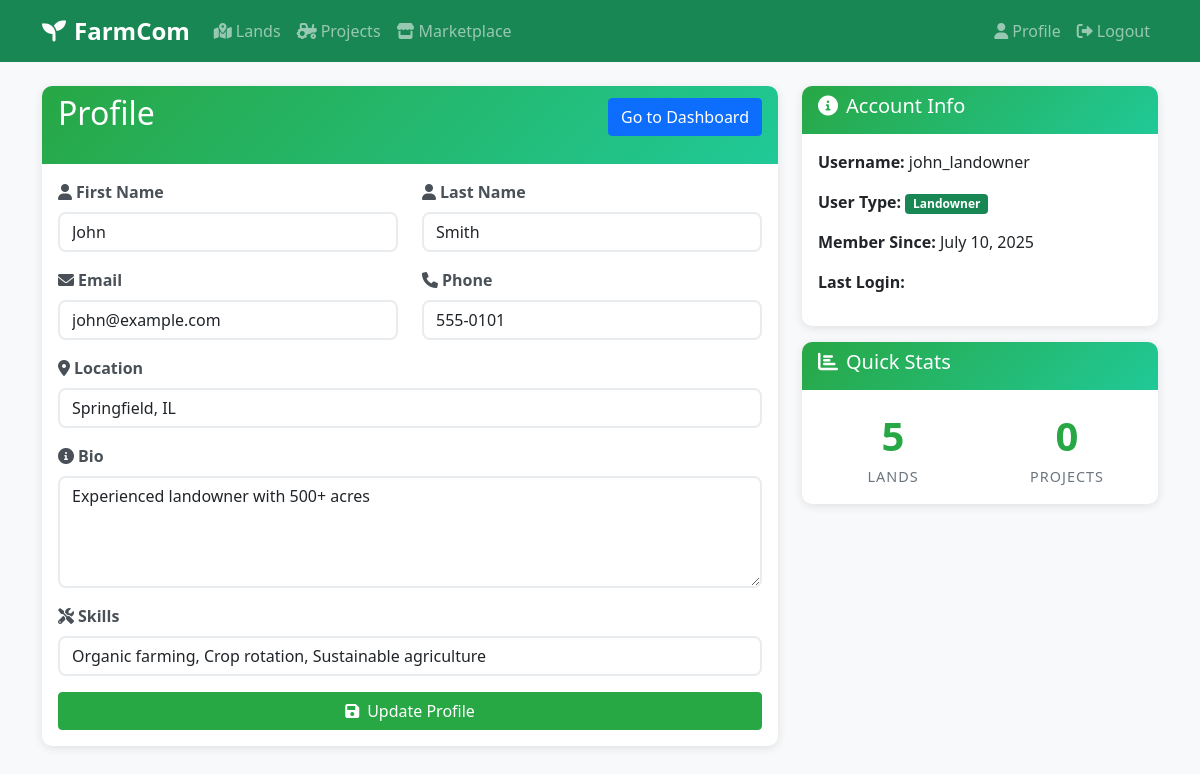
The page /accounts/profile/ (signed in) on the database its author committed.
### accounts/models.py (models this page shows, shortened)
class User(AbstractUser):
    USER_TYPES = (
        ('LANDOWNER', 'Landowner'),
        ('FARMER', 'Professional Farmer'),
        ('WORKER', 'Farm Worker'),
        ('INVESTOR', 'Investor'),
        ('STUDENT', 'Student'),
    )
    user_type = models.CharField(max_length=20, choices=USER_TYPES)
    phone = models.CharField(max_length=20)
    location = models.CharField(max_length=100)
    bio = models.TextField(blank=True)
    skills = models.CharField(max_length=200, blank=True)
    groups = models.ManyToManyField(
        Group,
        verbose_name='groups',
        blank=True,
        help_text='The groups this user belongs to. A user will get all permissions granted to each of their groups.',
        related_name="accounts_user_groups",  # Custom related_name
        related_query_name="accounts_user",
    )
    user_permissions = models.ManyToManyField(
        Permission,
        verbose_name='user permissions',
        blank=True,
        help_text='Specific permissions for this user.',
        related_name="accounts_user_permissions",  # Custom related_name
        related_query_name="accounts_user",
    )
    supervisor = models.ForeignKey(
        'self',
        null=True,
        blank=True,
        on_delete=models.SET_NULL,
        related_name='supervised_workers',
        limit_choices_to={'user_type': 'FARMER'},
        help_text='The professional farmer supervising this worker (if applicable).'
    )

### accounts/views.py (the view)
# urls.py: path('profile/', views.profile, name='profile'),
@login_required
def profile(request):
    if request.method == 'POST':
        form = UserProfileForm(request.POST, instance=request.user)
        if form.is_valid():
            form.save()
            messages.success(request, 'Profile updated successfully!')
            return redirect('profile')
    else:
        form = UserProfileForm(instance=request.user)
    return render(request, 'accounts/profile.html', {'form': form})

### accounts/forms.py
class UserProfileForm(forms.ModelForm):
    class Meta:
        model = User
        fields = ('first_name', 'last_name', 'email', 'phone', 'location', 'bio', 'skills')
        widgets = {
            'bio': forms.Textarea(attrs={'rows': 4}),
        }
    def __init__(self, *args, **kwargs):
        super().__init__(*args, **kwargs)
        for field in self.fields.values():
            field.widget.attrs['class'] = 'form-control'

### templates/accounts/profile.html (shortened to what this page needs)
{% extends 'base.html' %}
{% block content %}
<div class="row">
    <div class="col-md-8">
        <div class="card">
            <div class="card-header">
                <div class="d-flex justify-content-between align-items-center mb-3">
                    <h2>Profile</h2>
                    {% if user.user_type == 'FARMER' %}
                        <a href="{% url 'farmer_dashboard' %}" class="btn btn-primary">Go to Dashboard</a>
                    {% else %}
                        <a href="{% url 'user_dashboard' %}" class="btn btn-primary">Go to Dashboard</a>
                    {% endif %}
                </div>
            </div>
            <div class="card-body">
                <form method="post">
                    <div class="row">
                        <div class="col-md-6">
                            <div class="mb-3">
                                <label for="{{ form.first_name.id_for_label }}" class="form-label">
                                    <i class="fas fa-user me-1"></i>First Name
                                </label>
                                {{ form.first_name }}
                            </div>
                        </div>
                        <div class="col-md-6">
                            <div class="mb-3">
                                <label for="{{ form.last_name.id_for_label }}" class="form-label">
                                    <i class="fas fa-user me-1"></i>Last Name
                                </label>
                                {{ form.last_name }}
                            </div>
                        </div>
                    </div>
                    <div class="row">
                        <div class="col-md-6">
                            <div class="mb-3">
                                <label for="{{ form.email.id_for_label }}" class="form-label">
                                    <i class="fas fa-envelope me-1"></i>Email
                                </label>
                                {{ form.email }}
                            </div>
                        </div>
                        <div class="col-md-6">
                            <div class="mb-3">
                                <label for="{{ form.phone.id_for_label }}" class="form-label">
                                    <i class="fas fa-phone me-1"></i>Phone
                                </label>
                                {{ form.phone }}
                            </div>
                        </div>
                    </div>
                    <div class="mb-3">
                        <label for="{{ form.location.id_for_label }}" class="form-label">
                            <i class="fas fa-map-marker-alt me-1"></i>Location
                        </label>
                        {{ form.location }}
                    </div>
                    <div class="mb-3">
                        <label for="{{ form.bio.id_for_label }}" class="form-label">
                            <i class="fas fa-info-circle me-1"></i>Bio
                        </label>
                        {{ form.bio }}
                    </div>
                    <div class="mb-3">
                        <label for="{{ form.skills.id_for_label }}" class="form-label">
                            <i class="fas fa-tools me-1"></i>Skills
                        </label>
                        {{ form.skills }}
                    </div>
                    <div class="d-grid">
                        <button type="submit" class="btn btn-success">
                            <i class="fas fa-save me-2"></i>Update Profile
                        </button>
                    </div>
                </form>
            </div>
        </div>
    </div>
    <div class="col-md-4">
        <div class="card">
            <div class="card-header">
                <h5><i class="fas fa-info-circle me-2"></i>Account Info</h5>
            </div>
            <div class="card-body">
                <p><strong>Username:</strong> {{ user.username }}</p>
                <p><strong>User Type:</strong>
                    <span class="badge bg-success">{{ user.get_user_type_display }}</span>
                </p>
                <p><strong>Member Since:</strong> {{ user.date_joined|date:"F j, Y" }}</p>
                <p><strong>Last Login:</strong> {{ user.last_login|date:"F j, Y" }}</p>
            </div>
        </div>
        <div class="card mt-3">
            <div class="card-header">
                <h5><i class="fas fa-chart-bar me-2"></i>Quick Stats</h5>
            </div>
            <div class="card-body">
                <div class="row text-center">
                    <div class="col-6">
                        <div class="stats-number">{{ user.lands.count }}</div>
                        <div class="stats-label">Lands</div>
                    </div>
                    <div class="col-6">
                        <div class="stats-number">{{ user.managed_projects.count }}</div>
                        <div class="stats-label">Projects</div>
                    </div>
                </div>
            </div>
        </div>
    </div>
</div>
{% endblock %}

### static/css/style.css (style rules this page uses)
:root { --primary-green: #28a745; --secondary-green: #20c997; --dark-green: #1e7e34; --light-green: #d4edda; }
body { font-family: 'Segoe UI', Tahoma, Geneva, Verdana, sans-serif; background-color: #f8f9fa; }
.card { border: none; border-radius: 10px; box-shadow: 0 2px 10px rgba(0,0,0,0.1); transition: transform 0.2s; }
.card-header { background: linear-gradient(135deg, var(--primary-green), var(--secondary-green)); color: white; border-radius: 10px 10px 0 0 !important; border: none; }
.btn-success { background-color: var(--primary-green); border-color: var(--primary-green); }
.stats-number { font-size: 2.5rem; font-weight: bold; color: var(--primary-green); }
.stats-label { color: #6c757d; font-size: 0.9rem; text-transform: uppercase; letter-spacing: 1px; }
.form-label { font-weight: 600; color: #495057; margin-bottom: 0.5rem; }
.form-select, .form-control { border-radius: 8px; border: 2px solid #e9ecef; transition: border-color 0.2s, box-shadow 0.2s; }

### rows shown on the page
User: first_name "John", last_name "Smith", email "john@example.com", phone "555-0101", location "Springfield, IL", bio "Experienced landowner with 500+ acres", skills "Organic farming, Crop rotation, Sustainable agriculture", username "john_landowner", user_type "Landowner", date_joined "July 10, 2025", lands.count "5", managed_projects.count "0"
